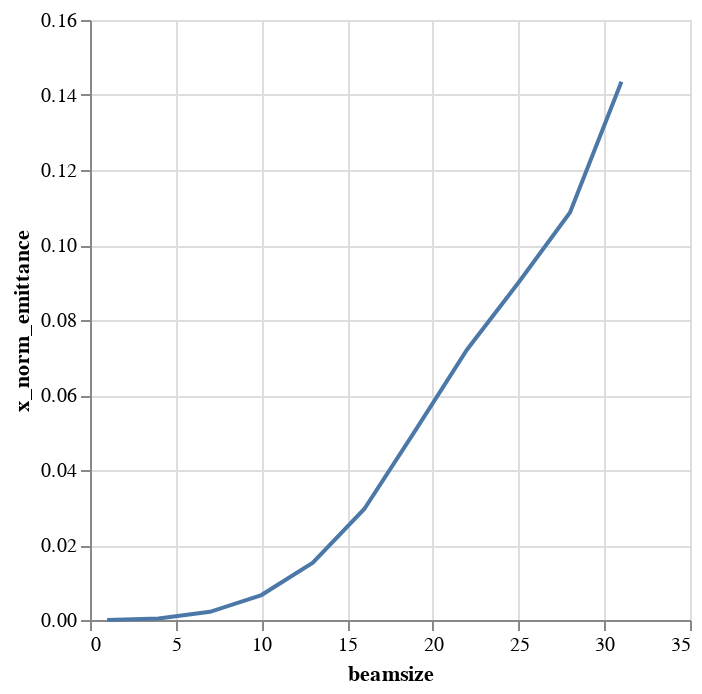

Write notebook code for a chart like this one.
### Code cell
alt.Chart(emit_df).mark_line().encode(
    x='beamsize',
    y='x_norm_emittance',
)

### Figure 1 — Vega-Lite specification as saved in the notebook (floating-point values rounded to 4 significant figures)
{"$schema": "https://vega.github.io/schema/vega-lite/v1.2.1.json", "data": {"values": [{"beamsize": 1, "losses": 0, "relbeta": 0.002309, "sourceID": 16777217, "sourceName": "bs_1", "x_emittance": 0.003786, "x_norm_emittance": 8.74e-06, "y_emittance": 0.001385, "y_norm_emittance": 3.196e-06}, {"beamsize": 4, "losses": 0, "relbeta": 0.002309, "sourceID": 16777218, "sourceName": "bs_4", "x_emittance": 0.1672, "x_norm_emittance": 0.0003859, "y_emittance": 0.09009, "y_norm_emittance": 0.000208}, {"beamsize": 7, "losses": 0, "relbeta": 0.002309, "sourceID": 16777219, "sourceName": "bs_7", "x_emittance": 0.9478, "x_norm_emittance": 0.002188, "y_emittance": 0.4322, "y_norm_emittance": 0.0009978}, {"beamsize": 10, "losses": 0, "relbeta": 0.002309, "sourceID": 16777220, "sourceName": "bs_10", "x_emittance": 2.881, "x_norm_emittance": 0.00665, "y_emittance": 1.489, "y_norm_emittance": 0.003437}, {"beamsize": 13, "losses": 1, "relbeta": 0.002309, "sourceID": 16777221, "sourceName": "bs_13", "x_emittance": 6.624, "x_norm_emittance": 0.01529, "y_emittance": 3.515, "y_norm_emittance": 0.008114}, {"beamsize": 16, "losses": 13, "relbeta": 0.002309, "sourceID": 16777222, "sourceName": "bs_16", "x_emittance": 12.82, "x_norm_emittance": 0.0296, "y_emittance": 5.944, "y_norm_emittance": 0.01372}, {"beamsize": 19, "losses": 31, "relbeta": 0.002309, "sourceID": 16777223, "sourceName": "bs_19", "x_emittance": 21.96, "x_norm_emittance": 0.05071, "y_emittance": 13.86, "y_norm_emittance": 0.03199}, {"beamsize": 22, "losses": 49, "relbeta": 0.002309, "sourceID": 16777224, "sourceName": "bs_22", "x_emittance": 31.25, "x_norm_emittance": 0.07214, "y_emittance": 23.24, "y_norm_emittance": 0.05364}, {"beamsize": 25, "losses": 103, "relbeta": 0.002309, "sourceID": 16777225, "sourceName": "bs_25", "x_emittance": 38.99, "x_norm_emittance": 0.09, "y_emittance": 31.18, "y_norm_emittance": 0.07198}, {"beamsize": 28, "losses": 139, "relbeta": 0.002309, "sourceID": 16777226, "sourceName": "bs_28", "x_emittance": 47.07, "x_norm_emittance": 0.1087, "y_emittance": 39.81, "y_norm_emittance": 0.09191}, {"beamsize": 31, "losses": 173, "relbeta": 0.002309, "sourceID": 16777227, "sourceName": "bs_31", "x_emittance": 62.19, "x_norm_emittance": 0.1436, "y_emittance": 59.14, "y_norm_emittance": 0.1365}]}, "encoding": {"x": {"field": "beamsize", "type": "quantitative"}, "y": {"field": "x_norm_emittance", "type": "quantitative"}}, "mark": "line"}
